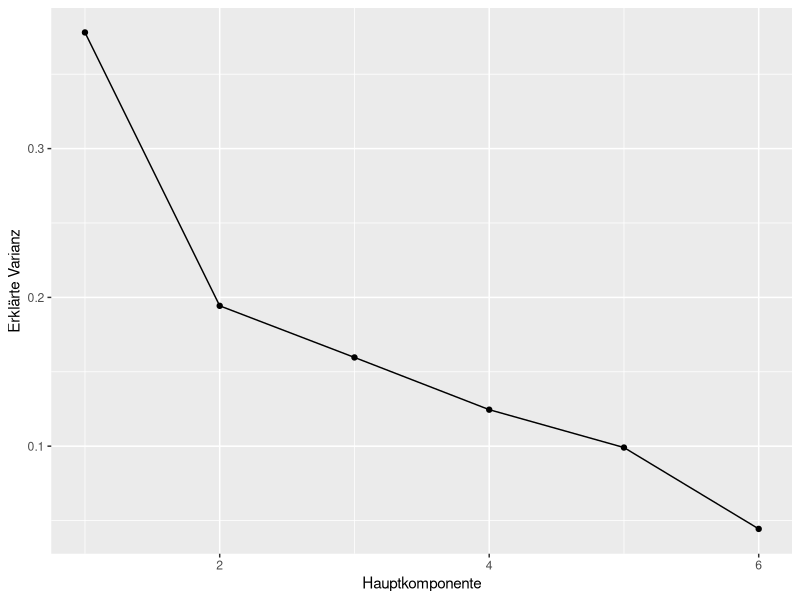
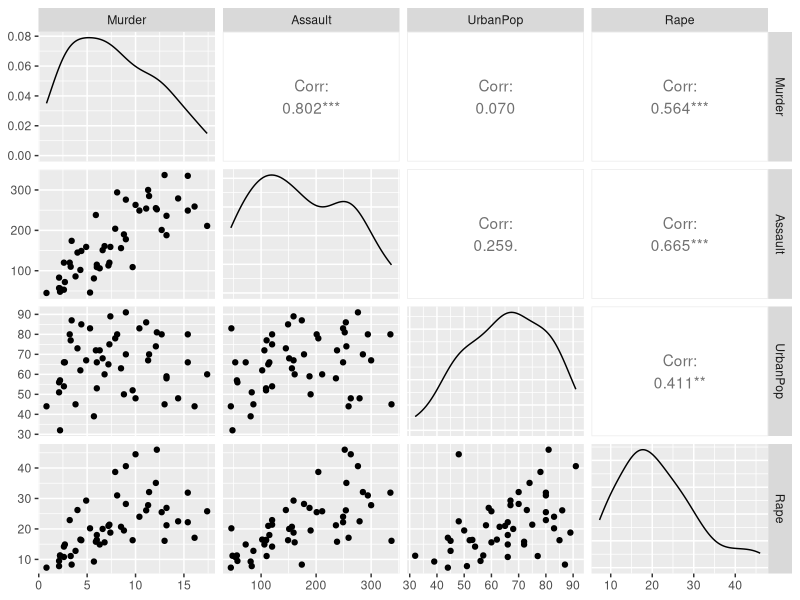

These charts were generated, in order, by the following R code: (Note: this script raises an error after producing the figures.)
## ---- chunk 1
knitr::opts_chunk$set(error=TRUE,     # Keep compiling upon error
                      collapse=TRUE,  # collapse by default
                      echo=TRUE,      # echo code by default
                      comment = "#>", # change comment character
                      warning=TRUE,   # show R warnings
                      message=FALSE,  # show R messages
                      out.width = "100%",
                      out.height = "100%",
                      fig.width = 10)

packageTest<- function(x)  {
    if (!require(x,character.only = TRUE))  {
      install.packages(x,dep=TRUE)
      if(!require(x,character.only = TRUE)) stop("Package not found")
    }
}
## ---- chunk 2
set.seed(42)
## ---- chunk 3
# create matrix
data = c(
  1, 0.2, 0.3, 0.4, .4, 0.05,
  0.2, 1, 0.45, .3, .15, .2,
  .3, .45, 1, .1, .2, .4,
  .4, .3, .1, 1, .15, .4,
  .4, .15, .2, .15, 1, .05,
  .05, .2, .4, .4, .05, 1
)
K = matrix(
  nrow=6,
  ncol=6,
  data = data
)

# calculate eigenvectors, eigenvalues
eig = eigen(K)

# norm to exercise
vmat = round(eig$vectors, 2)
v1 = vmat[,1]
v2 = vmat[,2]
v3 = vmat[,3]
v4 = vmat[,4]
v5 = vmat[,5]
v6 = vmat[,6]
lmat = eig$values
l1 = lmat[1]
l2 = lmat[2]
l3 = lmat[3]
l4 = lmat[4]
l5 = lmat[5]
l6 = lmat[6]

# data
X = c(2,1,8,6,0,7)

# PCA
# calculate <X, v>
pca = X %*% vmat
pcavec = pca[1,]
## ---- chunk 4
lsum = sum(lmat)
p1 = round(l1/lsum, 2)
p2 = round(l2/lsum, 2)
## ---- chunk 5
packageTest('ggplot2')
data = data.frame(lmat/sum(lmat))
gg = ggplot(
  data = data,
  mapping = aes(
    x = seq(6),
    y = data$lmat
  )
)
gg = gg + xlab('Hauptkomponente')
gg = gg + ylab('Erklärte Varianz')
gg + geom_point() + geom_line()
## ---- chunk 6
packageTest('datasets')
data <- USArrests
head(data)
## ---- chunk 7
packageTest('ggplot2')
packageTest('GGally')
ggpairs(data)
## ---- chunk 8
packageTest('factoextra')

pca <- princomp(data)
fviz_eig(pca)
## ---- chunk 9
fviz_pca_ind(pca,
             col.ind = "cos2", # Color by the quality of representation
             gradient.cols = c("#00AFBB", "#E7B800", "#FC4E07"),
             repel = TRUE     # Avoid text overlapping
             )

## ---- chunk 10
fviz_pca_var(pca,
             col.var = "contrib", # Color by contributions to the PC
             gradient.cols = c("#00AFBB", "#E7B800", "#FC4E07"),
             repel = TRUE     # Avoid text overlapping
             )
## ---- chunk 11
pca$loadings
## ---- chunk 12
pca_std <- princomp(data, cor = TRUE)
fviz_eig(pca_std)
## ---- chunk 13
fviz_pca_ind(pca_std,
             col.ind = "cos2", # Color by the quality of representation
             gradient.cols = c("#00AFBB", "#E7B800", "#FC4E07"),
             repel = TRUE     # Avoid text overlapping
             )
## ---- chunk 14
fviz_pca_var(pca_std,
             col.var = "contrib", # Color by contributions to the PC
             gradient.cols = c("#00AFBB", "#E7B800", "#FC4E07"),
             repel = TRUE     # Avoid text overlapping
             )
## ---- chunk 15
pca_std$loadings
## ---- chunk 16
cov(data)
